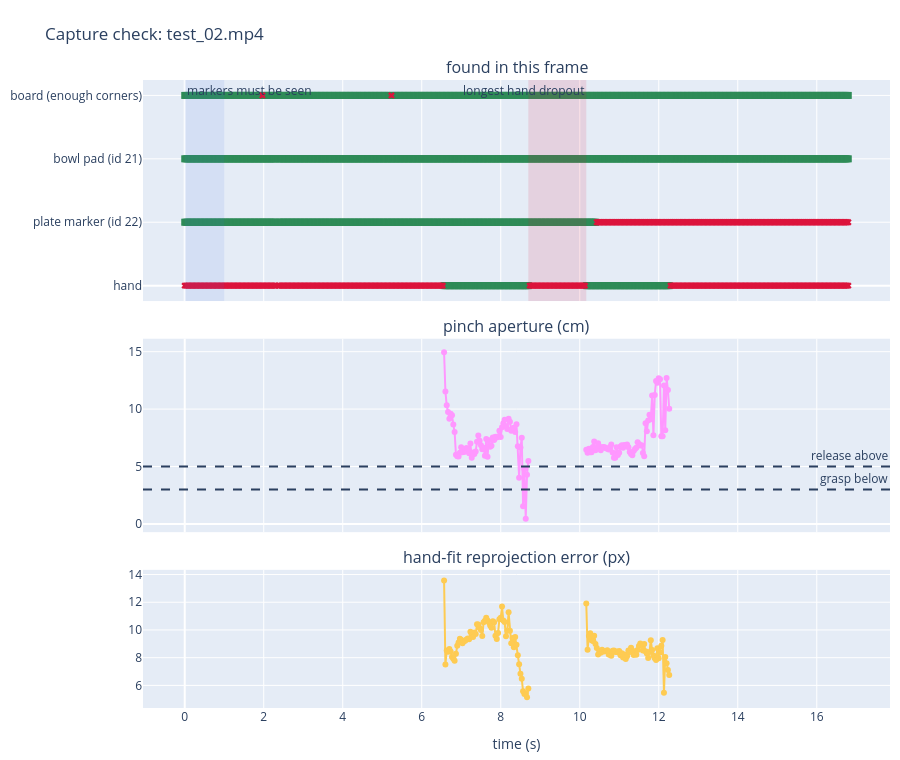

Here is the notebook cell this chart was saved with:
### Markdown cell above
Top lane group: green square = found, red cross = missing in that frame. The blue band is the first second, where the pad and plate markers must be visible. The red band is the longest hand dropout. Middle: a grasp needs the aperture under the lower dashed line, a release over the upper one. Bottom: how well the hand fit matches (a high value means the depth is unreliable).

### Code cell
from hurobo.utils.viewer import capture_diagnosis_figure

capture_diagnosis_figure(diagnosis).show()

### Figure 1 — Plotly figure (JSON) as saved in the notebook; plotly's stock layout.template omitted (floating-point values rounded to 4 significant figures; data arrays with more than 128 entries replaced by an {"elided": "..."} marker saying what was removed)
{"data": [{"hovertemplate": "%{x:.2f} s<extra>hand</extra>", "marker": {"color": "seagreen", "size": 7, "symbol": "square"}, "mode": "markers", "name": "hand", "showlegend": false, "type": "scatter", "x": {"elided": "129 float values"}, "xaxis": "x", "y": {"elided": "129 int values"}, "yaxis": "y"}, {"hovertemplate": "%{x:.2f} s missing<extra>hand</extra>", "marker": {"color": "crimson", "size": 6, "symbol": "x"}, "mode": "markers", "name": "hand: missing", "showlegend": false, "type": "scatter", "x": {"elided": "375 float values"}, "xaxis": "x", "y": {"elided": "375 int values"}, "yaxis": "y"}, {"hovertemplate": "%{x:.2f} s<extra>plate marker (id 22)</extra>", "marker": {"color": "seagreen", "size": 7, "symbol": "square"}, "mode": "markers", "name": "plate marker (id 22)", "showlegend": false, "type": "scatter", "x": {"elided": "312 float values"}, "xaxis": "x", "y": {"elided": "312 int values"}, "yaxis": "y"}, {"hovertemplate": "%{x:.2f} s missing<extra>plate marker (id 22)</extra>", "marker": {"color": "crimson", "size": 6, "symbol": "x"}, "mode": "markers", "name": "plate marker (id 22): missing", "showlegend": false, "type": "scatter", "x": {"elided": "192 float values"}, "xaxis": "x", "y": {"elided": "192 int values"}, "yaxis": "y"}, {"hovertemplate": "%{x:.2f} s<extra>bowl pad (id 21)</extra>", "marker": {"color": "seagreen", "size": 7, "symbol": "square"}, "mode": "markers", "name": "bowl pad (id 21)", "showlegend": false, "type": "scatter", "x": {"elided": "504 float values"}, "xaxis": "x", "y": {"elided": "504 int values"}, "yaxis": "y"}, {"hovertemplate": "%{x:.2f} s missing<extra>bowl pad (id 21)</extra>", "marker": {"color": "crimson", "size": 6, "symbol": "x"}, "mode": "markers", "name": "bowl pad (id 21): missing", "showlegend": false, "type": "scatter", "x": [], "xaxis": "x", "y": [], "yaxis": "y"}, {"hovertemplate": "%{x:.2f} s<extra>board (enough corners)</extra>", "marker": {"color": "seagreen", "size": 7, "symbol": "square"}, "mode": "markers", "name": "board (enough corners)", "showlegend": false, "type": "scatter", "x": {"elided": "502 float values"}, "xaxis": "x", "y": {"elided": "502 int values"}, "yaxis": "y"}, {"hovertemplate": "%{x:.2f} s missing<extra>board (enough corners)</extra>", "marker": {"color": "crimson", "size": 6, "symbol": "x"}, "mode": "markers", "name": "board (enough corners): missing", "showlegend": false, "type": "scatter", "x": [1.966, 5.233], "xaxis": "x", "y": [3, 3], "yaxis": "y"}, {"mode": "lines+markers", "showlegend": false, "type": "scatter", "x": {"elided": "504 float values"}, "xaxis": "x2", "y": {"elided": "504 float values"}, "yaxis": "y2"}, {"mode": "lines+markers", "showlegend": false, "type": "scatter", "x": {"elided": "504 float values"}, "xaxis": "x3", "y": {"elided": "504 float values"}, "yaxis": "y3"}], "layout": {"annotations": [{"font": {"size": 16}, "showarrow": false, "text": "found in this frame", "x": 0.5, "xanchor": "center", "xref": "paper", "y": 1.0, "yanchor": "bottom", "yref": "paper"}, {"font": {"size": 16}, "showarrow": false, "text": "pinch aperture (cm)", "x": 0.5, "xanchor": "center", "xref": "paper", "y": 0.588, "yanchor": "bottom", "yref": "paper"}, {"font": {"size": 16}, "showarrow": false, "text": "hand-fit reprojection error (px)", "x": 0.5, "xanchor": "center", "xref": "paper", "y": 0.22, "yanchor": "bottom", "yref": "paper"}, {"showarrow": false, "text": "markers must be seen", "x": 0.0, "xanchor": "left", "xref": "x", "y": 1, "yanchor": "top", "yref": "y domain"}, {"showarrow": false, "text": "longest hand dropout", "x": 10.17, "xanchor": "right", "xref": "x", "y": 1, "yanchor": "top", "yref": "y domain"}, {"showarrow": false, "text": "grasp below", "x": 1, "xanchor": "right", "xref": "x2 domain", "y": 3.0, "yanchor": "bottom", "yref": "y2"}, {"showarrow": false, "text": "release above", "x": 1, "xanchor": "right", "xref": "x2 domain", "y": 5.0, "yanchor": "bottom", "yref": "y2"}], "height": 760, "margin": {"b": 40, "l": 40, "r": 10, "t": 80}, "shapes": [{"fillcolor": "royalblue", "line": {"width": 0}, "opacity": 0.1, "type": "rect", "x0": 0.0, "x1": 1.0, "xref": "x", "y0": 0, "y1": 1, "yref": "y domain"}, {"fillcolor": "crimson", "line": {"width": 0}, "opacity": 0.12, "type": "rect", "x0": 8.699, "x1": 10.17, "xref": "x", "y0": 0, "y1": 1, "yref": "y domain"}, {"line": {"dash": "dash"}, "type": "line", "x0": 0, "x1": 1, "xref": "x2 domain", "y0": 3.0, "y1": 3.0, "yref": "y2"}, {"line": {"dash": "dash"}, "type": "line", "x0": 0, "x1": 1, "xref": "x2 domain", "y0": 5.0, "y1": 5.0, "yref": "y2"}], "title": {"text": "Capture check: test_02.mp4"}, "xaxis": {"anchor": "y", "domain": [0.0, 1.0], "matches": "x3", "showticklabels": false}, "xaxis2": {"anchor": "y2", "domain": [0.0, 1.0], "matches": "x3", "showticklabels": false}, "xaxis3": {"anchor": "y3", "domain": [0.0, 1.0], "title": {"text": "time (s)"}}, "yaxis": {"anchor": "x", "domain": [0.648, 1.0], "ticktext": ["hand", "plate marker (id 22)", "bowl pad (id 21)", "board (enough corners)"], "tickvals": [0, 1, 2, 3]}, "yaxis2": {"anchor": "x2", "domain": [0.28, 0.588]}, "yaxis3": {"anchor": "x3", "domain": [0.0, 0.22]}}}
